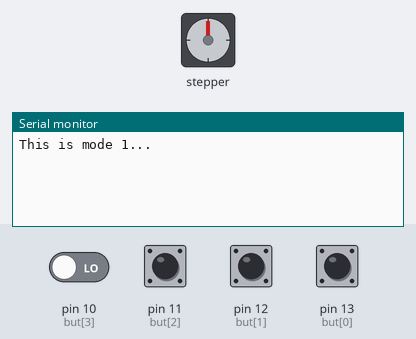
Bench run of a sketch on a simulated Arduino Uno, built with avr-gcc and run on an emulated ATmega328P. Shown: stepper motor, the last lines printed to the serial monitor. Wiring (inferred from the names in the program): stepper motor (200 steps per turn assumed): coils pin 2, pin 3, pin 4, pin 5. Inputs (shaded band) come from the test bench; at power-on: pin 10 (but[3]), pin 11 (but[2]), pin 12 (but[1]), pin 13 (but[0]) LOW.

Above: at 1.2 s.
1.3 s: pin 13 (but[0]) pulled HIGH for 0.15 s
At 2.1 s:
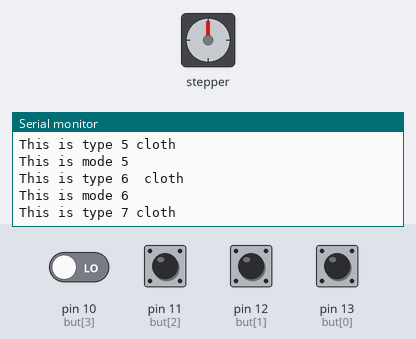
2.9 s: pin 13 (but[0]) pulled HIGH for 1 s
5.4 s: pin 10 (but[3]) driven HIGH and pin 13 (but[0]) driven HIGH
At 6.0 s:
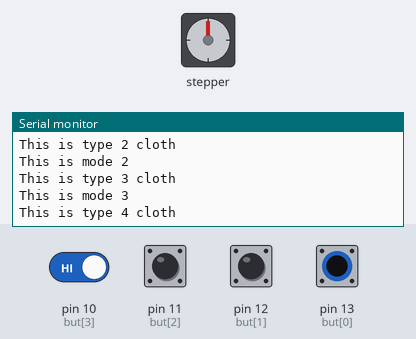
8.4 s: pin 12 (but[1]) pulled HIGH for 1 s
12.4 s: pin 12 (but[1]) pulled HIGH for 0.15 s
15.5 s: pin 12 (but[1]) driven HIGH
Timing chart, 0 to 18.5 s (numbered marks = the images above; inputs shaded):
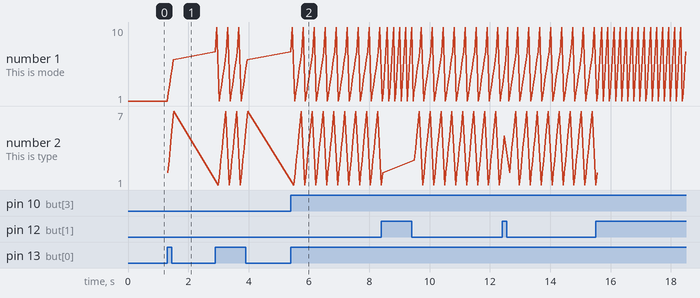

The sketch:

wash.ino
```cpp
#include <Stepper.h>
#include "Timer.h"

void Modes(int );
void Types(int );
void washTime(int );
void washSpeed(int );
void START();
void STOP();
void ChangeRotation();

Timer Time;

#define steps 200

Stepper pins(steps,6,7,8,9);

int pst=HIGH;
int cst;


int but[4]={13,12,11,10};
int motor[4]={2,3,4,5};

int count=0;

int ret[4];

int reset=0;

void setup(){


	Serial.begin(9600);
	for(int i=0;i<4;i++){

	pinMode(but[i],INPUT);


	}

	for(int i=0;i<4;i++){

		pinMode(motor[i],OUTPUT);

	}

}


void loop(){


	for(int i=0;i<4;i++){

   ret[i]=digitalRead(but[i]);				//ret[0]=Types: ret[1]=modes: ret[2]=Time: ret[3]=speed

	}

	if(ret[0]!=pst){

		if(ret[0]==LOW){


			count++;


		}
			Modes(count);
			pst=ret[0];

			if(count>10){

			count=reset;

			}


	if(ret[1]!=pst){

		if(ret[1]==LOW){

			count++;

		 }

		Types(count);
		pst=ret[1];


			if(count>10){

				count=reset;

			}
	}
		if(ret[2]!=pst){


			if(ret[2]==LOW){

				count++;

			}

			washTime(count);
			pst=ret[2];

			if(count>10){

				count=reset;

			}


		}

	}

}


		void Modes(int value){

			switch(value){


				Serial.println("Welcome to  mode setting");

				/*Serial.println("1. --------------------------
						2. --------------------------
						3. --------------------------
						4. --------------------------
						5. --------------------------
						6. --------------------------
						7. --------------------------
						8. --------------------------
						9. --------------------------
						10.---------------------	");*/
			case 1:

				Serial.println("This is mode 1...");
        break;
			case 2:

				Serial.println("This is mode 2");
        break;
			case 3:

				Serial.println("This is mode 3");
        break;
			case 4:

				Serial.println("This is mode 4");
        break;
			case 5:

				Serial.println("This is mode 5");
        break;
			case 6:

				Serial.println("This is mode 6");
        break;
			case 7:

				Serial.println("This is mode 7");
	      break;
			case 8:

				Serial.println("This is mode 8");
	      break;
			case 9:

				Serial.println("This is mode 9");
        break;
			case 10:

				Serial.println("This is mode 10");
        break;
			default :

				Serial.println("Please choose a valid option");
        break;
			}


		}


			void Types(int value){


				switch(value){


				case 1:

					Serial.println("This is type 1 cloth");
          break;
				case 2:

					Serial.println("This is type 2 cloth");
          break;

				case 3:

					Serial.println("This is type 3 cloth");
          break;

				case 4:

					Serial.println("This is type 4 cloth");
          break;

				case 5:

					Serial.println("This is type 5 cloth") ;
          break;
				case 6:

					Serial.println("This is type 6  cloth") ;
          break;
				case 7:

					Serial.println("This is type 7 cloth");
			     break;

				}

			}

				void washTime(int value){


					Time.every(1000,START);

					Time.after(10000*value,STOP);


				}

					void washSpeed(int value){


					}

void START(){


		Time.every(5000,ChangeRotation);

		for(int i=0;i<4;i++){


			digitalWrite(motor[i],HIGH);
			i++;

		}

		for(int i=1;i<4;i++){

			digitalWrite(motor[i],LOW);
			i++;
		}


}


void STOP(){

	for(int i=0;i<4;i++){

		digitalWrite(motor[i],LOW);

	}


}

void ChangeRotation(){

	for(int i=1;i<4;i++){

		digitalWrite(motor[i],HIGH);
		i++;

	}

  	for(int i=0;i<4;i++){

		digitalWrite(motor[i],LOW);
		i++;

	}


}
```

Measured:
- after the input at 1.3 s, the serial monitor: prints a new line at once (image 1)
- plotted number 1: 1 → 6 after the input at 1.3 s
